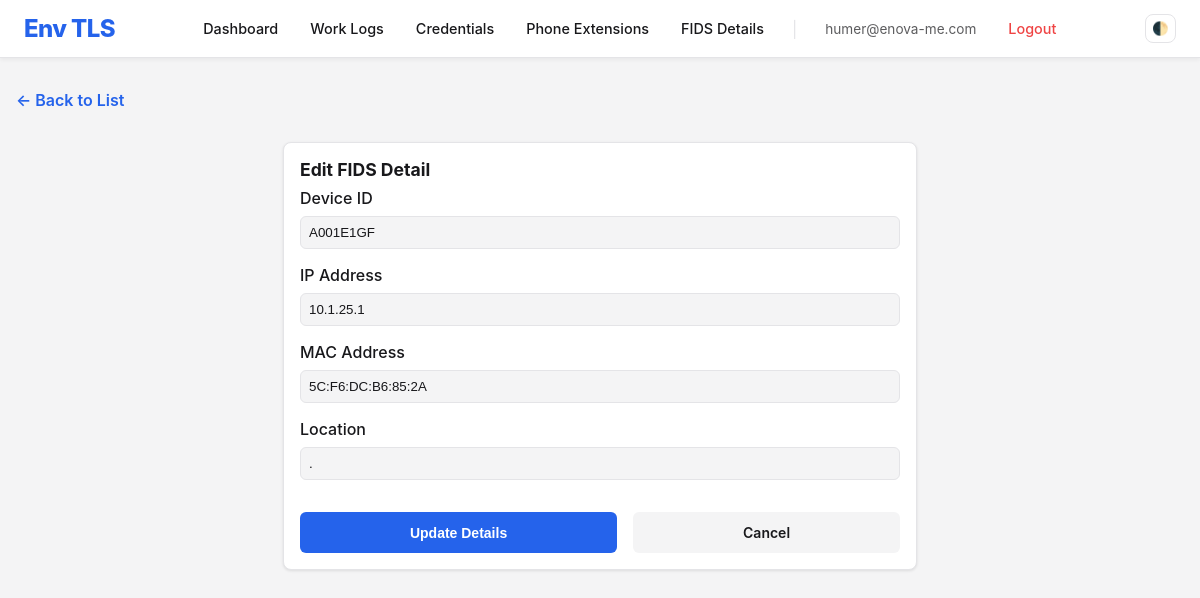
The page /fids-details/update/47/ (signed in) on the database its author committed.
### fids_details/models.py (models this page shows, shortened)
class FidsDetail(models.Model):
    device_id = models.CharField(max_length=100, unique=True, verbose_name="Device ID")
    ip_address = models.GenericIPAddressField(unique=True, verbose_name="IP Address")
    mac_address = models.CharField(max_length=17, unique=True, verbose_name="MAC Address")
    location = models.CharField(max_length=255, verbose_name="Location")
    created_at = models.DateTimeField(auto_now_add=True)
    updated_at = models.DateTimeField(auto_now=True)
    class Meta:
        verbose_name = "FIDS Detail"
        verbose_name_plural = "FIDS Details"
        ordering = ['device_id']

### fids_details/views.py (the view)
# urls.py: path('update/<int:pk>/', views.fids_update, name='fids_update'),
@login_required
def fids_update(request, pk):
    detail = get_object_or_404(FidsDetail, pk=pk)
    if request.method == 'POST':
        form = FidsDetailForm(request.POST, instance=detail)
        if form.is_valid():
            instance = form.save(commit=False)
            instance.mac_address = normalize_mac(instance.mac_address)
            if FidsDetail.objects.filter(mac_address=instance.mac_address).exclude(pk=pk).exists():
                messages.error(request, "MAC Address already exists.")
            elif FidsDetail.objects.filter(device_id=instance.device_id).exclude(pk=pk).exists():
                messages.error(request, "Device ID already exists.")
            elif FidsDetail.objects.filter(ip_address=instance.ip_address).exclude(pk=pk).exists():
                messages.error(request, "IP Address already exists.")
            else:
                instance.save()
                messages.success(request, 'FIDS detail updated successfully.')
                return redirect('fids_list')
    else:
        form = FidsDetailForm(instance=detail)
    return render(request, 'fids_details/edit.html', {'form': form, 'detail': detail})

### fids_details/forms.py
class FidsDetailForm(forms.ModelForm):
    class Meta:
        model = FidsDetail
        fields = ['device_id', 'ip_address', 'mac_address', 'location']
        widgets = {
            'device_id': forms.TextInput(attrs={'class': 'form-control', 'placeholder': 'Device ID'}),
            'ip_address': forms.TextInput(attrs={'class': 'form-control', 'placeholder': 'IP Address'}),
            'mac_address': forms.TextInput(attrs={'class': 'form-control', 'placeholder': 'MAC Address'}),
            'location': forms.TextInput(attrs={'class': 'form-control', 'placeholder': 'Location'}),
        }

### fids_details/templates/fids_details/edit.html (shortened to what this page needs)
{% extends 'base.html' %} {% block title %}Edit FIDS | Env TLS{% endblock %} {% block content %}
<div style="margin-bottom: 2rem;">
    <a href="{% url 'fids_list' %}" style="text-decoration: none; color: var(--primary-color); font-weight: 600;">← Back
        to List</a>
</div>
<div class="card" style="max-width: 600px; margin: 0 auto;">
    <div class="card-header">Edit FIDS Detail</div>
    <div class="card-body">
        <form method="post">
            {% for field in form %}
            <div class="form-group">
                <label>{{ field.label }}</label>
                {{ field }}
            </div>
            {% endfor %}
            <div style="display: flex; gap: 1rem; margin-top: 2rem;">
                <button type="submit" class="btn btn-primary" style="flex-grow: 1; padding: 0.75rem;">Update
                    Details</button>
                <a href="{% url 'fids_list' %}" class="btn"
                    style="flex-grow: 1; padding: 0.75rem; background: var(--bg-color); color: var(--text-color); text-align: center;">Cancel</a>
            </div>
        </form>
    </div>
</div>
{% endblock %}

### templates/base.html (shortened to what this page needs)
<!DOCTYPE html>
<html lang="en">
<head>
</head>
<body>
  <nav class="navbar">
    <a href="{% url 'dashboard' %}" class="navbar-brand">Env TLS</a>
    <div class="nav-menu" id="navMenu">
      {% if user.is_authenticated %}
      <a href="{% url 'dashboard' %}" class="nav-link">Dashboard</a>
      <a href="{% url 'worklog_list' %}" class="nav-link">Work Logs</a>
      <a href="{% url 'credential_list' %}" class="nav-link">Credentials</a>
      <a href="{% url 'phone_extension_list' %}" class="nav-link">Phone Extensions</a>
      <a href="{% url 'fids_list' %}" class="nav-link">FIDS Details</a>
      <span class="nav-divider" style="margin: 0 0.5rem; color: var(--border-color)">|</span>
      <span style="font-size: 0.85rem; opacity: 0.7; padding: 0.5rem 0.75rem">{{ user.username }}</span>
      <a href="{% url 'logout' %}" class="nav-link" style="color: var(--danger-color)">Logout</a>
      {% else %}
      <a href="{% url 'login' %}" class="nav-link">Login</a>
      {% endif %}
    </div>
    <div style="display: flex; align-items: center; gap: 0.75rem">
      <button class="theme-toggle" onclick="toggleTheme()" title="Toggle Dark Mode">
        🌓
      </button>
    </div>
  </nav>
  <div class="container">{% block content %} {% endblock %}</div>
</body>
</html>

### templates/base.html (style rules this page uses)
:root { --bg-color: #f4f4f5; --text-color: #18181b; --card-bg: #ffffff; --border-color: #e4e4e7; --primary-color: #2563eb; --primary-hover: #1d4ed8; --danger-color: #ef4444; }
body { font-family: -apple-system, BlinkMacSystemFont, "Segoe UI", Roboto, "Helvetica Neue", Arial, sans-serif; background-color: var(--bg-color); color: var(--text-color); margin: 0; padding: 0; transition: background-color 0.3s, color 0.3s; }
.navbar { background-color: var(--card-bg); border-bottom: 1px solid var(--border-color); padding: 0.75rem 1.5rem; display: flex; justify-content: space-between; align-items: center; position: sticky; top: 0; z-index: 1000; box-shadow: 0 2px 4px rgba(0, 0, 0, 0.05); }
.navbar-brand { font-size: 1.5rem; font-weight: 800; text-decoration: none; color: var(--primary-color); letter-spacing: -0.025em; }
.nav-menu { display: flex; align-items: center; gap: 0.5rem; }
.nav-link { text-decoration: none; color: var(--text-color); padding: 0.5rem 0.75rem; font-weight: 500; border-radius: 0.5rem; transition: all 0.2s; font-size: 0.9rem; }
.container { max-width: 1200px; margin: 2rem auto; padding: 0 1rem; }
.btn { display: inline-block; padding: 0.5rem 1rem; border-radius: 0.375rem; text-decoration: none; cursor: pointer; border: none; font-size: 0.875rem; font-weight: 600; transition: background-color 0.2s; }
.btn-primary { background-color: var(--primary-color); color: white; }
.theme-toggle { cursor: pointer; background: none; border: 1px solid var(--border-color); color: var(--text-color); padding: 0.4rem; border-radius: 0.5rem; display: flex; align-items: center; justify-content: center; transition: all 0.2s; }
.card { background-color: var(--card-bg); border: 1px solid var(--border-color); border-radius: 0.5rem; padding: 1rem; box-shadow: 0 1px 3px 0 rgba(0, 0, 0, 0.1); }
.card-header { font-weight: bold; margin-bottom: 0.5rem; font-size: 1.1rem; display: flex; justify-content: space-between; align-items: center; }
.form-group { margin-bottom: 1rem; }
label { display: block; margin-bottom: 0.5rem; font-weight: 500; }
input, textarea, select { width: 100%; padding: 0.5rem; border-radius: 0.375rem; border: 1px solid var(--border-color); background-color: var(--bg-color); color: var(--text-color); box-sizing: border-box; }

### rows shown on the page
FidsDetail: form "A001E1GF" "10.1.25.1" "5C:F6:DC:B6:85:2A" "."

### other values the page prints
{{ user.username }} "humer@enova-me.com"
{{ field.label }} "Device ID" "IP Address" "MAC Address" "Location"
